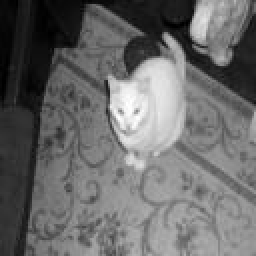
#> input picture week4/task/dataset/cat.107.jpg, 128 x 128 px, found by its file name (shown 2 times larger); its folder holds 4 pictures in this run
$ jupyter execute cat_dog_classification.ipynb
#> lines starting #> are read from the running program, lines starting #| are printed output that depends on the picture
# Cat and Dog Classification
Classify images of cats and dogs using Histogram of Oriented Gradients (HOG) for feature extraction and Decision Tree for classification.

[cell 1]
import os
import numpy as np
from skimage.io import imread
from skimage.color import rgb2gray
from skimage.feature import hog
from skimage.transform import resize
from sklearn.model_selection import train_test_split
from sklearn.ensemble import RandomForestClassifier
from sklearn.metrics import accuracy_score, classification_report, confusion_matrix
import matplotlib.pyplot as plt
import seaborn as sns
from skimage.io import imsave

[cell 2]
# Load dataset
data_dir = './dataset'
images, labels = [], []

for file in os.listdir(data_dir):
    if file.endswith('.jpg'):
        img_path = os.path.join(data_dir, file)

        if file.startswith('cat'):
            labels.append(0)  # Cat
        elif file.startswith('dog'):
            labels.append(1)  # Dog
        else:
            continue

        img = imread(img_path)
#> img is the input picture: shape (128, 128, 3); min 0, max 255, mean 106
        img = rgb2gray(img)  # Convert to grayscale
#> img: shape (128, 128) float64
        img_resized = resize(img, (128, 128), anti_aliasing=True)
        images.append(img_resized)

images = np.array(images)
labels = np.array(labels)
print('Images shape:', images.shape)
#| Images shape: (4, 128, 128)
print('Labels shape:', labels.shape)
#| Labels shape: (4,)
print(f'Number of cats: {np.sum(labels == 0)}')
print(f'Number of dogs: {np.sum(labels == 1)}')

[cell 3]
def extract_hog_features(images, visualize=False):
    """Extract HOG features from a list of grayscale images.

    Args:
        images: Array of grayscale images (N, 128, 128).
        visualize: If True, return HOG visualizations.

    Returns:
        hog_features: Array of HOG features (N, feature_size).
        hog_images: Array of HOG visualizations (N, 128, 128) if visualize=True, else None.
    """
#> called with images = array of shape (4, 128, 128), visualize = True
    hog_features = []
    hog_images = [] if visualize else None

    orientations = 9
    pixels_per_cell = (8, 8)
    cells_per_block = (2, 2)

    for img in images:
        if visualize:
            features, hog_img = hog(img, orientations=orientations, pixels_per_cell=pixels_per_cell, cells_per_block=cells_per_block, visualize=True, feature_vector=True)
            hog_images.append(hog_img)
        else:
            features = hog(img, orientations=orientations, pixels_per_cell=pixels_per_cell, cells_per_block=cells_per_block, visualize=False, feature_vector=True)

        hog_features.append(features)

    hog_features = np.array(hog_features)
    if visualize:
        hog_images = np.array(hog_images)

    print(f'HOG features shape: {hog_features.shape}')
#| HOG features shape: (4, 8100)
    return hog_features, hog_images

[cell 4]
def split_and_save_dataset(images, labels, test_size=0.2, train_dir='./dog-cat/train', test_dir='./dog-cat/test'):
    """Split dataset into training and test sets and save images to separate directories.

    Args:
        images: Array of grayscale images (N, 128, 128).
        labels: Array of labels (0 for cat, 1 for dog).
        test_size: Fraction of data for test set.
        train_dir: Directory to save training images.
        test_dir: Directory to save test images.

    Returns:
        X_train, X_test: HOG features for training and test sets.
        y_train, y_test: Labels for training and test sets.
        idx_train, idx_test: Indices for training and test sets.
    """
    # Split the data using stratified sampling to maintain class balance
    indices = np.arange(len(images))
    idx_train, idx_test, y_train, y_test = train_test_split(
        indices, labels,
        test_size=test_size,
        random_state=42,
        stratify=labels
    )

    # Extract HOG features for training and test sets
    train_images = images[idx_train]
    test_images = images[idx_test]

    X_train, _ = extract_hog_features(train_images, visualize=False)
#| HOG features shape: (3, 8100)
    X_test, _ = extract_hog_features(test_images, visualize=False)
#| HOG features shape: (1, 8100)

    # Create directories if they don't exist
    os.makedirs(os.path.join(train_dir, 'cats'), exist_ok=True)
    os.makedirs(os.path.join(train_dir, 'dogs'), exist_ok=True)
    os.makedirs(os.path.join(test_dir, 'cats'), exist_ok=True)
    os.makedirs(os.path.join(test_dir, 'dogs'), exist_ok=True)

    # Save training images
    for i, (idx, label) in enumerate(zip(idx_train, y_train)):
        class_name = 'cats' if label == 0 else 'dogs'
        filename = f'{class_name}_{i}.png'
        filepath = os.path.join(train_dir, class_name, filename)
        # Convert float image to uint8 format for saving
        img_to_save = (images[idx] * 255).astype(np.uint8)
        imsave(filepath, img_to_save)
#> this loop made 3 passes
#> pass 1, in split_and_save_dataset, `img_to_save = (images[idx] * 255).astype(np.uint8)`:
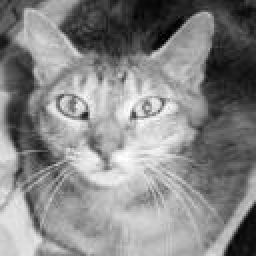
#> img_to_save: shape (128, 128) (shown 2 times larger); min 0, max 255, mean 134.3
#> pass 2, in split_and_save_dataset, `img_to_save = (images[idx] * 255).astype(np.uint8)`:
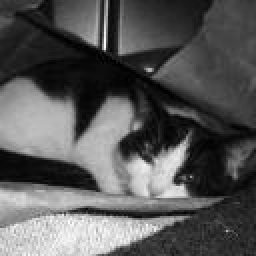
#> img_to_save: shape (128, 128) (shown 2 times larger); min 0, max 255, mean 87.3

    # Save test images
    for i, (idx, label) in enumerate(zip(idx_test, y_test)):
        class_name = 'cats' if label == 0 else 'dogs'
        filename = f'{class_name}_{i}.png'
        filepath = os.path.join(test_dir, class_name, filename)
        # Convert float image to uint8 format for saving
        img_to_save = (images[idx] * 255).astype(np.uint8)
        imsave(filepath, img_to_save)
#> this loop made 1 pass
#> pass 1, in split_and_save_dataset, `img_to_save = (images[idx] * 255).astype(np.uint8)`:
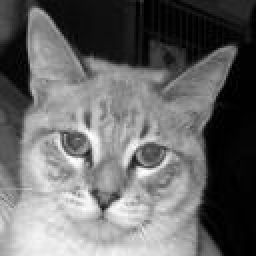
#> img_to_save: shape (128, 128) (shown 2 times larger); min 0, max 255, mean 104.8

    print(f'Training set: {len(X_train)} samples')
    print(f'Test set: {len(X_test)} samples')
    print(f'Training cats: {np.sum(y_train == 0)}, dogs: {np.sum(y_train == 1)}')
    print(f'Test cats: {np.sum(y_test == 0)}, dogs: {np.sum(y_test == 1)}')

    return X_train, X_test, y_train, y_test, idx_train, idx_test

[cell 5]
def train_random_forest(X_train, y_train, n_estimators=100, random_state=42):
    """Train a Random Forest classifier on HOG features.

    Args:
        X_train: HOG features for training (N_train, feature_size).
        y_train: Training labels (0 for cat, 1 for dog).
        n_estimators: Number of trees in the forest.
        random_state: Random state for reproducibility.

    Returns:
        clf: Trained Random Forest classifier.
    """
    # Initialize Random Forest classifier with optimized parameters
    clf = RandomForestClassifier(
        n_estimators=n_estimators,
        max_depth=20,
        min_samples_split=5,
        min_samples_leaf=2,
        random_state=random_state,
        n_jobs=-1  # Use all available cores
    )

    # Train the classifier
    print("Training Random Forest classifier...")
    clf.fit(X_train, y_train)
    print("Training completed!")

    return clf

[cell 6]
def evaluate_model(clf, X_test, y_test):
    """Evaluate the Random Forest classifier on the test set.

    Args:
        clf: Trained Random Forest classifier.
        X_test: HOG features for test set (N_test, feature_size).
        y_test: Test labels (0 for cat, 1 for dog).

    Returns:
        accuracy: Test set accuracy.
        y_pred: Predicted labels for test set.
    """
    y_pred = clf.predict(X_test)

    accuracy = accuracy_score(y_test, y_pred)

    return accuracy, y_pred

[cell 7]
# Extract HOG features
print("Extracting HOG features...")
hog_features, hog_images = extract_hog_features(images, visualize=True)

# Split and save dataset
print("\nSplitting dataset...")
X_train, X_test, y_train, y_test, idx_train, idx_test = split_and_save_dataset(images, labels, test_size=0.2)

# Train Random Forest
print("\nTraining model...")
clf = train_random_forest(X_train, y_train, n_estimators=150)

# Evaluate model
print("\nEvaluating model...")
accuracy, y_pred = evaluate_model(clf, X_test, y_test)
print(f'\nTest Accuracy: {accuracy:.4f}')

# Visualize results
classes = ['Cat', 'Dog']

# Get sample indices for each class from test set
cat_test_indices = [i for i, idx in enumerate(idx_test) if y_test[i] == 0]
dog_test_indices = [i for i, idx in enumerate(idx_test) if y_test[i] == 1]

sample_indices = list(range(len(idx_test)))

# Create visualization
n_samples = len(sample_indices)
fig, axes = plt.subplots(n_samples, 3, figsize=(15, 4 * n_samples))

if n_samples == 1:
    axes = axes.reshape(1, -1)

for i, test_idx in enumerate(sample_indices):
    # Get the original image index
    original_idx = idx_test[test_idx]

    # True and predicted labels
    true_label = y_test[test_idx]
    pred_label = y_pred[test_idx]

    # Get prediction probability
    prob = clf.predict_proba(X_test[test_idx:test_idx+1])[0]
    confidence = np.max(prob)

    # Plot original image
    axes[i, 0].imshow(images[original_idx], cmap='gray')
    axes[i, 0].set_title(f'Original\nTrue: {classes[true_label]}')
    axes[i, 0].axis('off')

    # Plot HOG representation
    axes[i, 1].imshow(hog_images[original_idx], cmap='gray')
    axes[i, 1].set_title('HOG Features')
    axes[i, 1].axis('off')

    # Plot prediction result
    color = 'green' if true_label == pred_label else 'red'
    axes[i, 2].text(0.5, 0.6, f'Predicted: {classes[pred_label]}',
                   ha='center', va='center', fontsize=16, weight='bold')
    axes[i, 2].text(0.5, 0.4, f'Confidence: {confidence:.3f}',
                   ha='center', va='center', fontsize=14)
    axes[i, 2].text(0.5, 0.2, f'Correct: {"✓" if true_label == pred_label else "✗"}',
                   ha='center', va='center', fontsize=18, color=color, weight='bold')
    axes[i, 2].set_xlim(0, 1)
    axes[i, 2].set_ylim(0, 1)
    axes[i, 2].set_title('Prediction Result')
    axes[i, 2].axis('off')

plt.tight_layout()
plt.show()
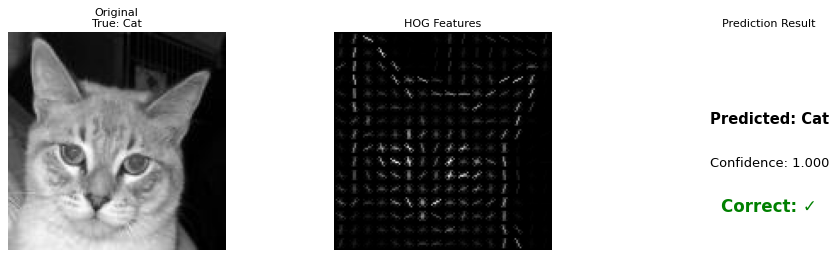
#> figure drawn by matplotlib, 2 panels

print(f"\nVisualized {len(sample_indices)} samples from the test set")
print(f"Correct predictions: {np.sum([y_test[i] == y_pred[i] for i in sample_indices])}/{len(sample_indices)}")
